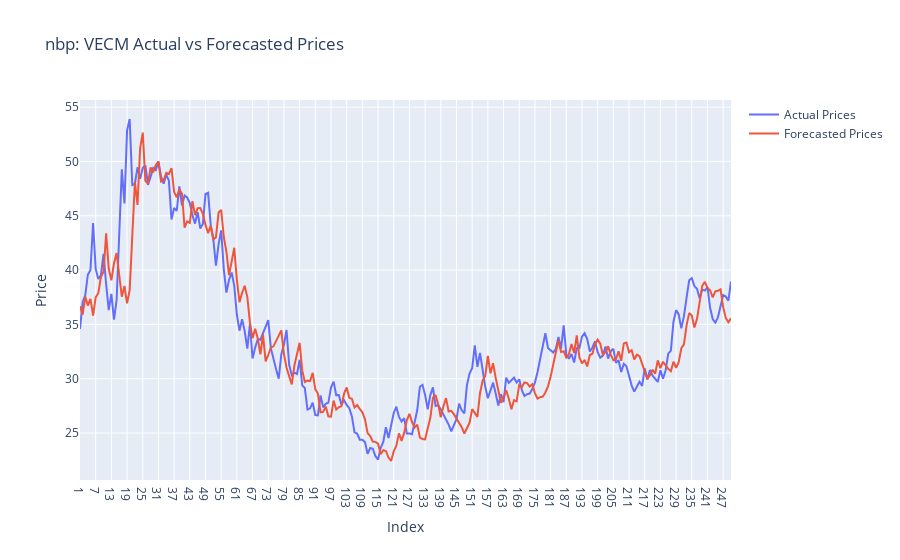

Write notebook code for a chart like this one.
### Code cell
%R -o hub2_forecast_comparison
%R -o hub2_name

hub2_forecast_comparison = hub2_forecast_comparison

actual_trace = go.Scatter(
    x=hub2_forecast_comparison.index,
    y=hub2_forecast_comparison['Actual'],
    mode='lines',
    name='Actual Prices'
)

forecasted_trace = go.Scatter(
    x=hub2_forecast_comparison.index,
    y=hub2_forecast_comparison['Forecasted'],
    mode='lines',
    name='Forecasted Prices'
)

# Create the plot
layout = go.Layout(
    title= hub2_name.item() + ': VECM Actual vs Forecasted Prices',
    xaxis=dict(title='Index'),
    yaxis=dict(title='Price'),
)

fig = go.Figure(data=[actual_trace, forecasted_trace], layout=layout)
fig.show()

### Figure 1 — Plotly figure (JSON) as saved in the notebook; plotly's stock layout.template omitted (floating-point values rounded to 4 significant figures; data arrays with more than 128 entries replaced by an {"elided": "..."} marker saying what was removed)
{"data": [{"mode": "lines", "name": "Actual Prices", "type": "scatter", "x": {"elided": "250 str values"}, "y": {"elided": "250 float values"}}, {"mode": "lines", "name": "Forecasted Prices", "type": "scatter", "x": {"elided": "250 str values"}, "y": {"elided": "250 float values"}}], "layout": {"title": {"text": "nbp: VECM Actual vs Forecasted Prices"}, "xaxis": {"title": {"text": "Index"}}, "yaxis": {"title": {"text": "Price"}}}}
